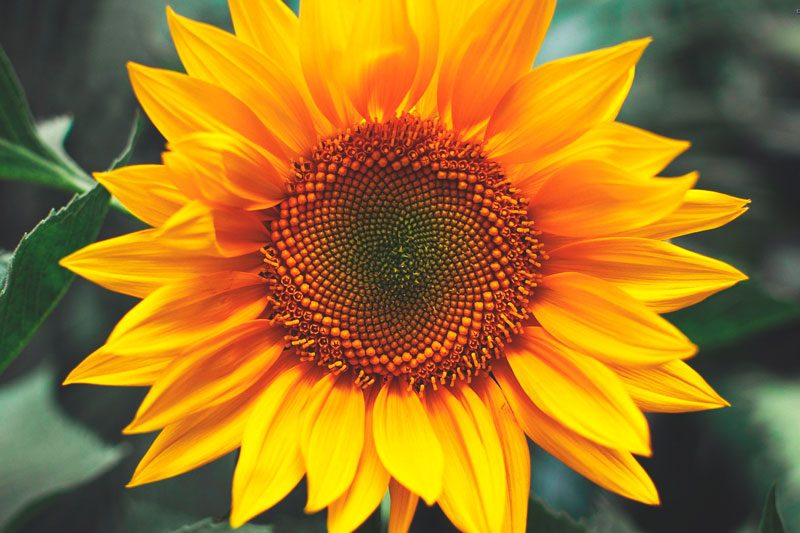
#> input picture Imagenes_cursado/flores02.jpg, 800 x 533 px
$ jupyter execute --allow-errors 3_filtros_acentuados.ipynb   (older library calls are emulated)
#> lines starting #> are read from the running program, lines starting #| are printed output that depends on the picture
#> the sliders are set to kernel_size = 5, k = 1.0
# Filtros de acentuado

1. Obtenga versiones mejoradas de diferentes im agenes mediante el filtrado por
m ́ascara difusa. Implemente el c ́alculo como
g(x,y) = f(x,y) −PB(f(x,y))
2. Una forma de enfatizar las altas frecuencias sin perder los detalles de bajas
frecuencias es el filtrado de alta potencia. Implemente este procesamiento
como la operaci ́on aritm ́etica:
g(x,y) = Af(x,y) −PB(f(x,y)), con A ≥1.
* Investigue y pruebe m ́etodos alternativos de c ́alculo en una pasada.

[cell 1]
# Configuración Inicial e Importaciones
import cv2
import numpy as np
import matplotlib.pyplot as plt
from ipywidgets import interact, IntSlider, FloatSlider
import ipywidgets as widgets

[cell 2]
def comparar_imagenes(img_1, img_2, titulo_original="Original", titulo_filtrada="Filtrada"):
    fig, axs = plt.subplots(1,2, figsize=(10,5))

    # Original
    axs[0].imshow(img_1, cmap="gray")
    axs[0].set_title(titulo_original)
    axs[0].axis("off")

    # Máscara difusa - Fijar vmin=0 para que el fondo (0) sea NEGRO
    # Los valores negativos se verán negros también
    axs[1].imshow(img_2, cmap="gray", vmin=0, vmax=255)
    axs[1].set_title(titulo_filtrada)
    axs[1].axis("off")

    plt.tight_layout()
    plt.show()

def mascara_difusa_interact(img, kernel_size):
    img_float = img.astype(np.float32)


    mask = np.ones((kernel_size, kernel_size), np.float32) / (kernel_size**2)
    img_pb = cv2.filter2D(img_float, -1, mask)  # Usar img_float


    hp = img_float - img_pb
    mascara_norm = cv2.normalize(hp, None, alpha=0, beta=255, norm_type=cv2.NORM_MINMAX, dtype=cv2.CV_8U)


    comparar_imagenes(
        img,
        mascara_norm,
        "Original",
        f"Máscara Difusa (Kernel {kernel_size}x{kernel_size})"
    )


def highboost_interact(img, kernel_size, A):

    img_float = img.astype(np.float32)

        # filtro pasa-bajos
    mask = np.ones((kernel_size, kernel_size), np.float32) / (kernel_size**2)
    img_pb = cv2.filter2D(img_float, -1, mask)

        # high-boost
    highboost = A * img_float - img_pb

        # clipping
    highboost = np.clip(highboost, 0, 255).astype(np.uint8)

    comparar_imagenes(
        img,
        highboost,
        "Original",
        f"HighBoost A={A:.1f} Kernel={kernel_size}x{kernel_size}"
    )

## ejercicio 1

La mascara difusa es la diferencia entre la imagen original y su version pasabajos suavizada $$G(x,y) = f(x,y) - Pb\left(F(x,y)\right)$$

Puede ocurrir que en pixeles el pasabajo tenga mas intensidad que su version origianl, dando numeros negativos. Para ello entonces necesitamos desplazar nuestro cero.

[cell 3]
img = cv2.imread("../Imagenes_cursado/lapices02.jpg", cv2.IMREAD_GRAYSCALE)

#primero construimos la mascara pasabajo, ejemplo promedio

mask_7x7 = np.ones((5,5), np.float32) / 25
#> (the rest of this cell did not finish here and is left out)

Al restar la versión suavizada, nos quedamos con los detalles (cambios altos frecuencia, cambios bruscos)
- Donde no hubo cambio es zona homogenea, intensidades similares, da resultado cero (negro)
- Donde si hubo cambios en la frecuencia, es porque el suavizado afecto el pixel y se ve.

#> (a cell that did not finish here is left out)

se ve gris por el reescalado

## ejercicio 2

Filtrado ded alta potencia

Es la diferencia entre una version amplificada de la funcion original y una version suavizada

[cell 5]
img = cv2.imread("../Imagenes_cursado/flores02.jpg", cv2.IMREAD_GRAYSCALE)
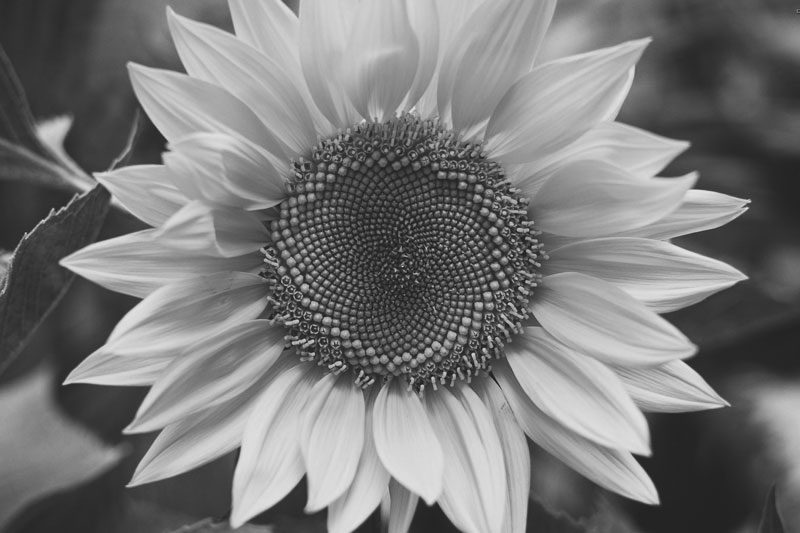
#> img: shape (533, 800); min 14, max 232, mean 121

img_pb = cv2.filter2D(img, -1, mask_7x7)

A= 2

High_boost = A * img - img_pb
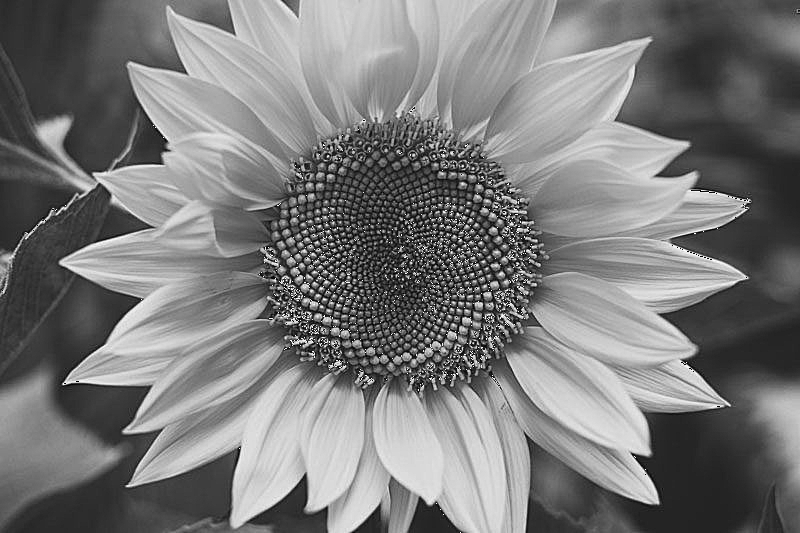
#> High_boost: shape (533, 800); min 0, max 255, mean 121.5
comparar_imagenes(img, High_boost, "Original", f"High-Boost (A={A})")
#> in comparar_imagenes, `plt.show()`:
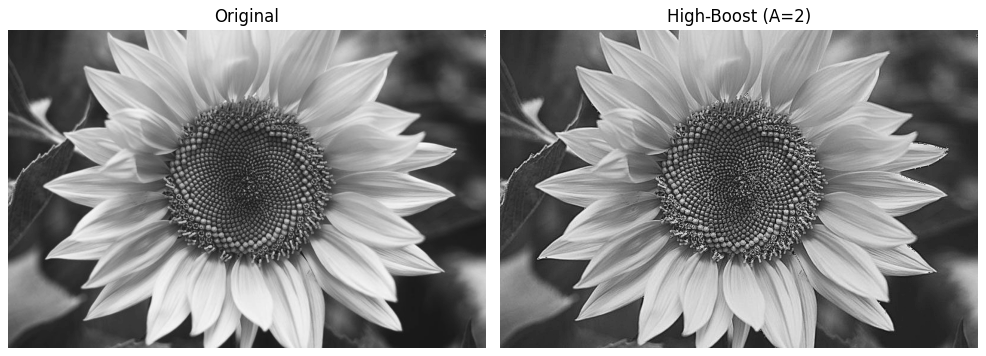
#> figure drawn by matplotlib, 2 panels

[cell 6]
interact(
    lambda kernel_size, A: highboost_interact(img, kernel_size, A),

    kernel_size=IntSlider(
        value=5,
        min=3,
        max=15,
        step=2,
        description="Kernel"
    ),

    A=FloatSlider(
        value=1.0,
        min=0.1,
        max=5.0,
        step=0.1,
        description="A"
    )
)
#> the sliders are set to kernel_size = 5, A = 1.0
#> in highboost_interact, `highboost = A * img_float - img_pb`:
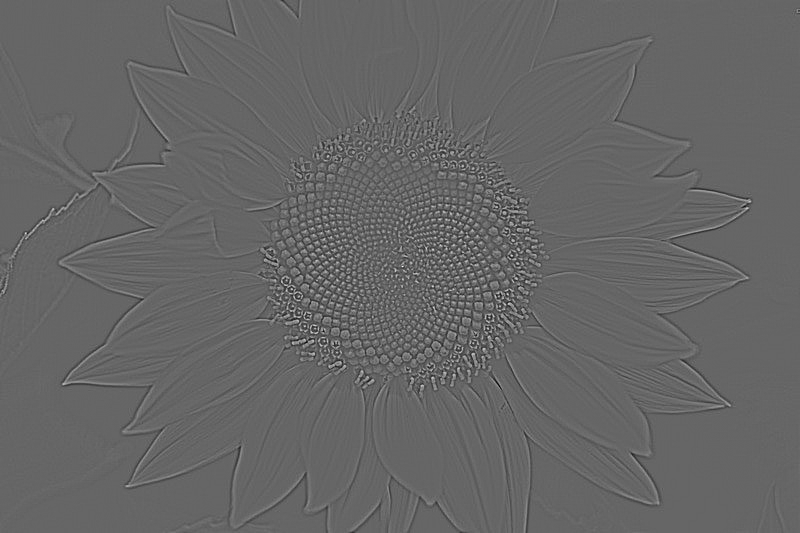
#> highboost: shape (533, 800) float32; min -95.6, max 143.2, mean 0; drawn with min black and max white
#> in highboost_interact, `highboost = np.clip(highboost, 0, 255).astype(np.uint8)`:
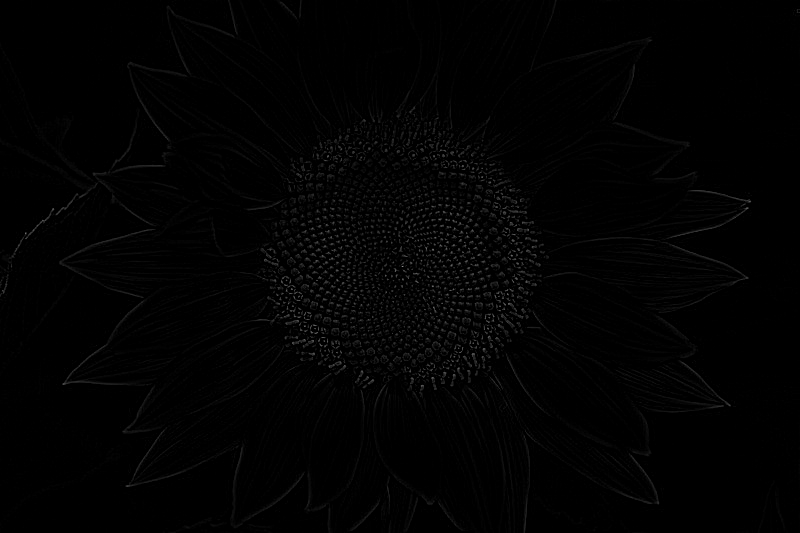
#> highboost: shape (533, 800); min 0, max 143, mean 2.2

$ run again, with Imagenes_cursado/botellas.jpg copied over Imagenes_cursado/flores02.jpg
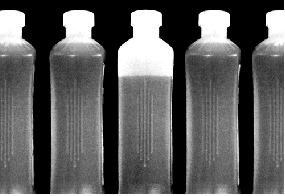
#> input picture Imagenes_cursado/botellas.jpg, 285 x 196 px
#> img is the input picture: shape (196, 285); min 0, max 255, mean 92.4
#> in highboost_interact, `highboost = A * img_float - img_pb`:
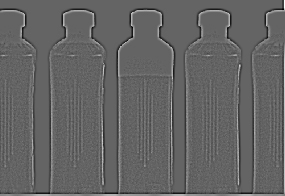
#> highboost: shape (196, 285) float32; min -132.2, max 204, mean 0.3; drawn with min black and max white
#> in highboost_interact, `highboost = np.clip(highboost, 0, 255).astype(np.uint8)`:
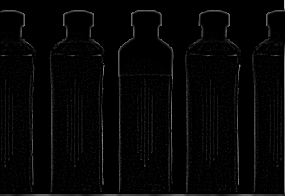
#> highboost: shape (196, 285); min 0, max 204, mean 5.7

$ run again, with Imagenes_cursado/building.jpg copied over Imagenes_cursado/flores02.jpg
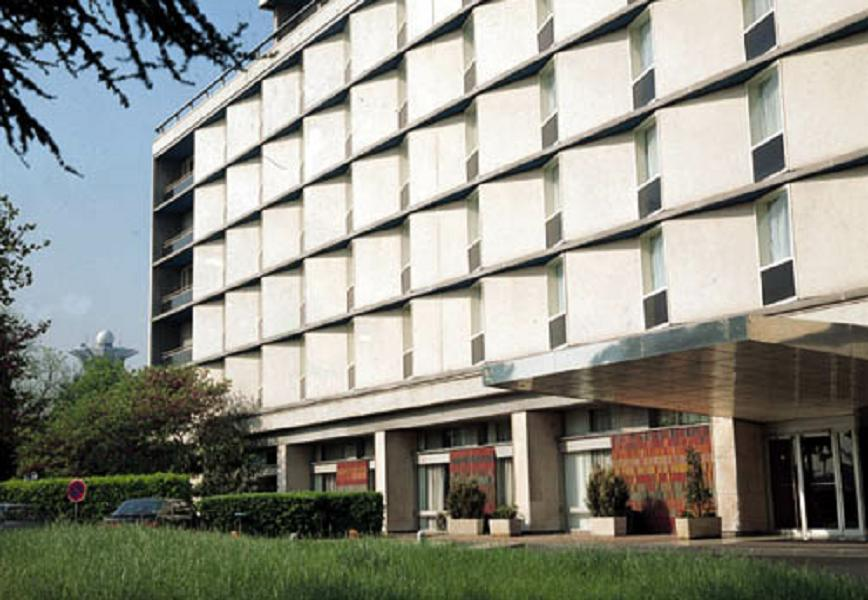
#> input picture Imagenes_cursado/building.jpg, 868 x 600 px
#> in highboost_interact, `highboost = A * img_float - img_pb`:
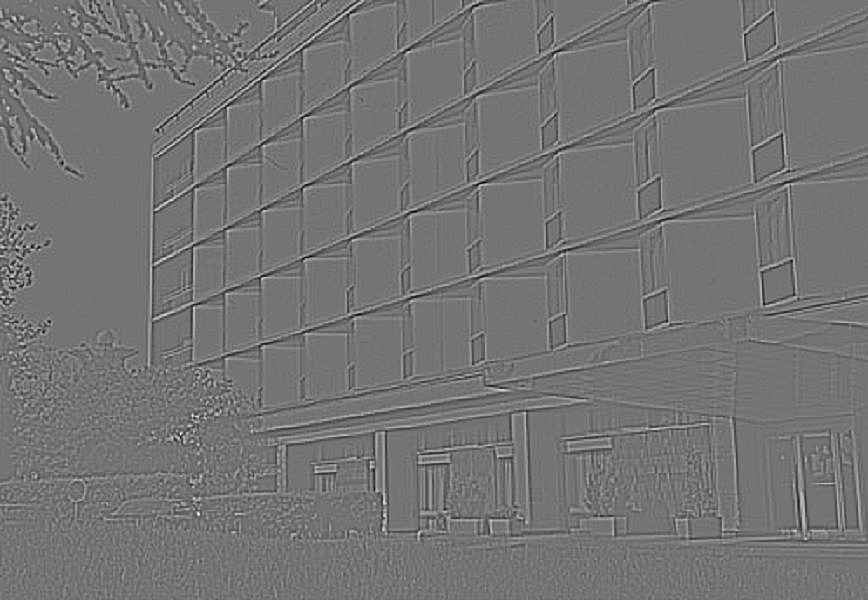
#> highboost: shape (600, 868) float32; min -86.56, max 102.7, mean 0; drawn with min black and max white
#> in highboost_interact, `highboost = np.clip(highboost, 0, 255).astype(np.uint8)`:
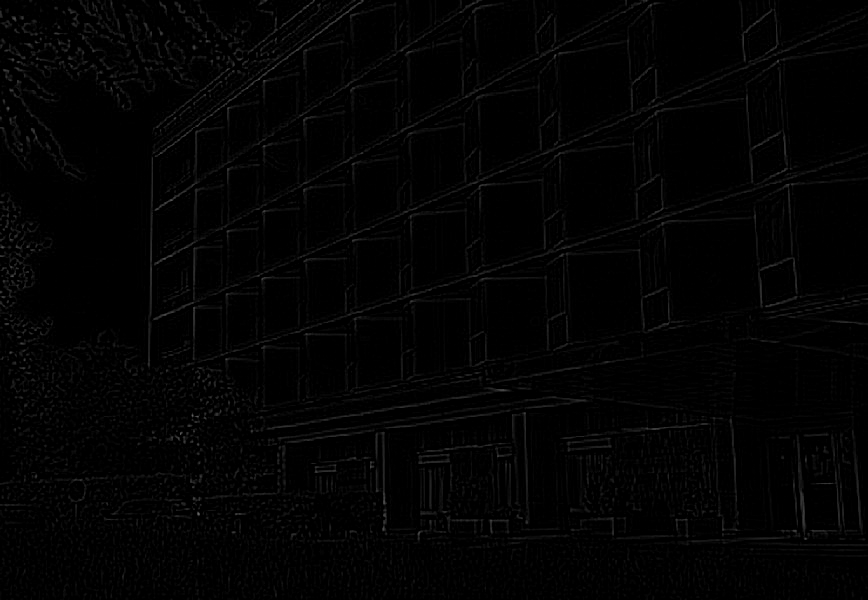
#> highboost: shape (600, 868); min 0, max 102, mean 2.9
